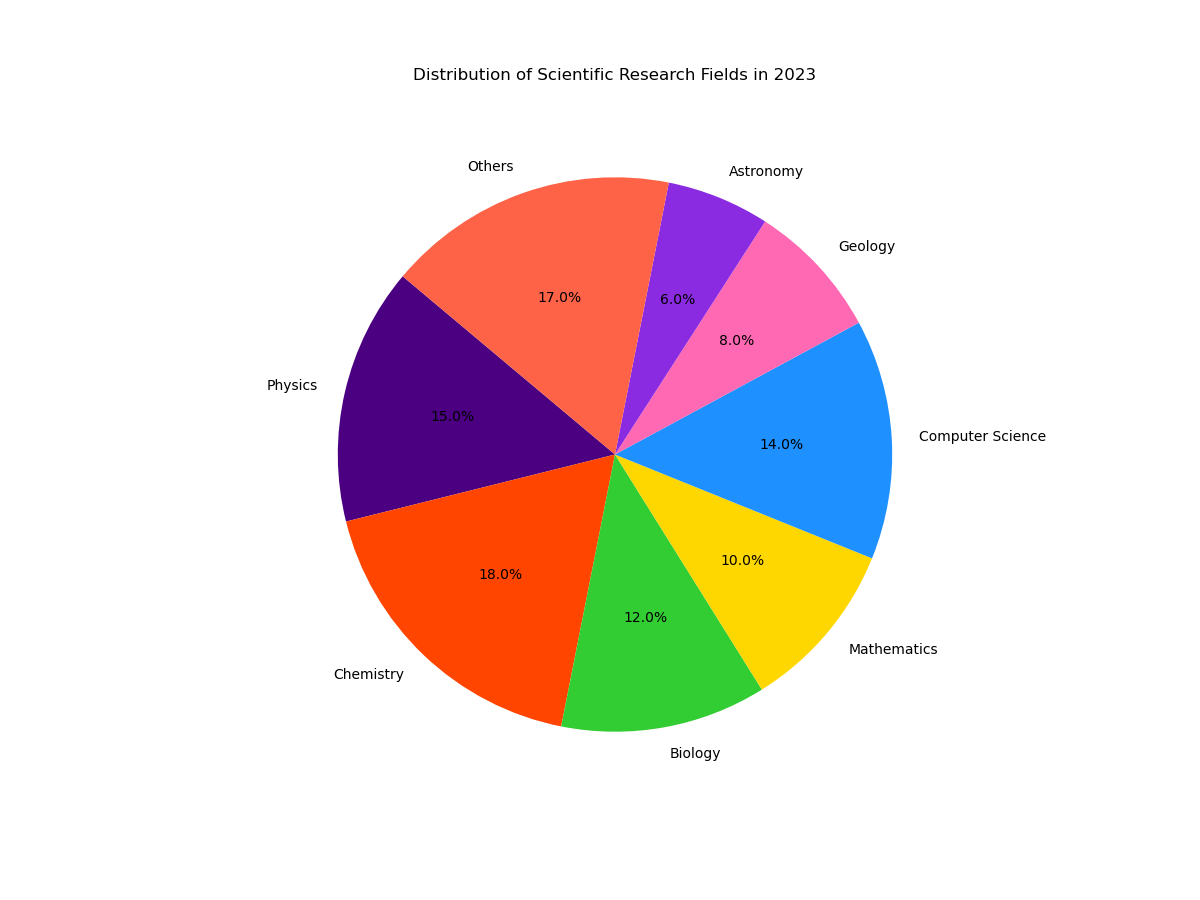

The script that drew this image:

import matplotlib.pyplot as plt

# Data points
categories = ['Physics', 'Chemistry', 'Biology', 'Mathematics', 'Computer Science', 'Geology', 'Astronomy', 'Others']
percentages = [15.0, 18.0, 12.0, 10.0, 14.0, 8.0, 6.0, 17.0]
colors = ['#4B0082', '#FF4500', '#32CD32', '#FFD700', '#1E90FF', '#FF69B4', '#8A2BE2', '#FF6347']

# Create a pie chart
plt.figure(figsize=(12, 9))  # Modify the width and height of the chart
plt.pie(percentages, labels=categories, colors=colors, autopct='%1.1f%%', startangle=140)

# Chart title
plt.title('Distribution of Scientific Research Fields in 2023', pad=20)

# Display the chart
plt.show()
